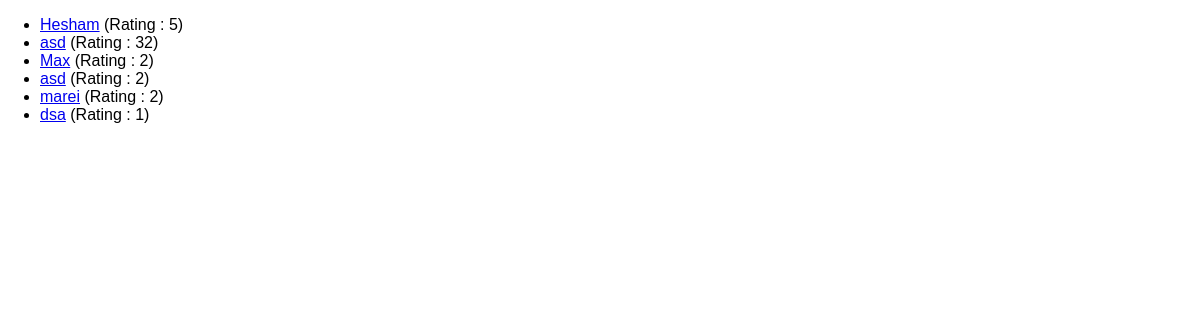
/review-list, run on an earlier commit of the app's database.
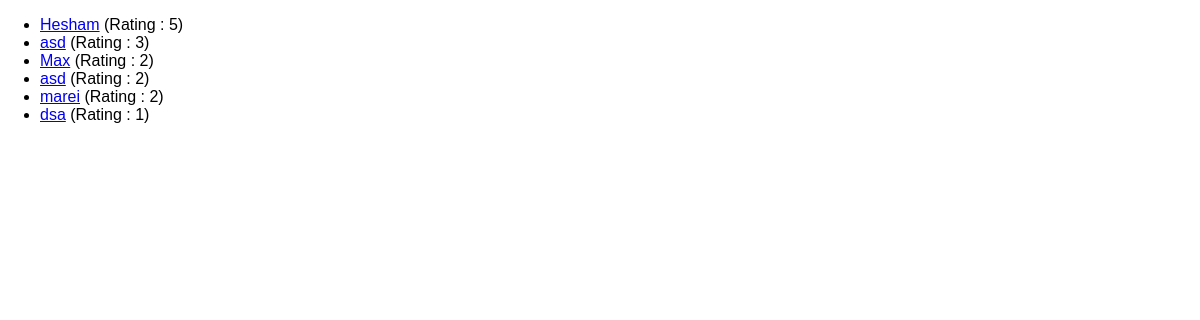
And on a later commit of the database.
### reviews/models.py (models this page shows, shortened)
class Review(models.Model):
    user_name = models.CharField(max_length=100)
    review_text = models.TextField()
    rating = models.IntegerField()

### reviews/views.py (the view)
# urls.py: path("review-list", views.ReviewsListView.as_view(), name="All-views"),
class ReviewsListView(ListView):
    template_name = "reviews/review_list.html"
    model = Review # fetch all the data from model.
    context_object_name = "reviews" #name the fetched object to use it in the template

### reviews/templates/reviews/review_list.html (shortened to what this page needs)
{% extends 'reviews/base.html' %}
{% block content %}
    <ul>
        {% for review in reviews %}
            <li><a href="{% url 'review-details' review.id %}"> {{ review.user_name }}</a> (Rating : {{ review.rating }}) </li>
        {% endfor %}
    </ul>
{% endblock %}

What changed in the data, as far as the page shows it:
changed Review (number 2 of 6 on the later page): rating "32" → "3"
